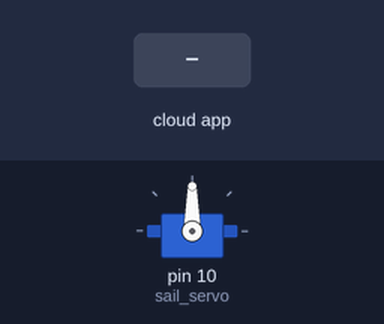
Bench run of a sketch on a simulated Arduino Uno, built with avr-gcc and run on an emulated ATmega328P. Parts: servo. The inputs (shaded band) are chosen by the test bench. The ROS host is connected and sends only what is stated.

Above: at 1.2 s.
1.3 s: the phone or cloud app sets sail to 0
At 2.5 s:
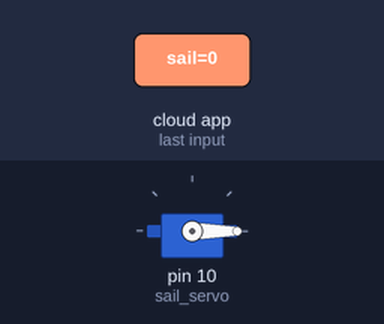
2.8 s: the phone or cloud app sets sail to 45
At 3.9 s:
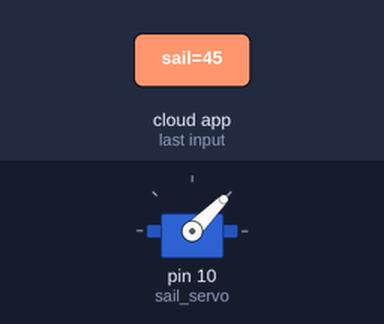
4.3 s: the phone or cloud app sets sail to 180
At 5.0 s:
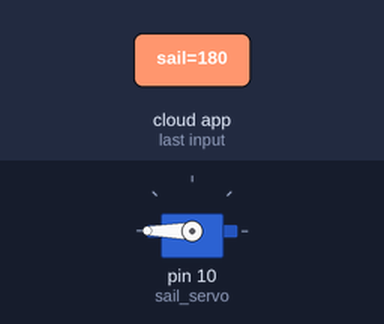
5.8 s: the phone or cloud app sets sail to 90
At 6.1 s:
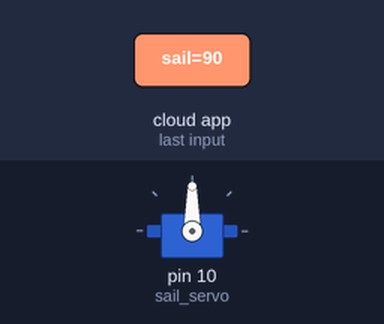
Timing chart, 0 to 8.3 s (numbered marks = the images above; inputs shaded):
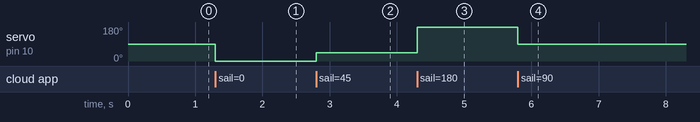

Measured:
- after the input at 1.3 s, servo on pin 10 (sail_servo): 90° → 0° at once
- after the input at 2.8 s, servo on pin 10 (sail_servo): 0° → 45° at once
- after the input at 4.3 s, servo on pin 10 (sail_servo): 45° → 180° at once
- after the input at 5.8 s, servo on pin 10 (sail_servo): 180° → 90° at once

The sketch:

ServoControl.ino
```cpp
/*
 * rosserial Servo Control Example
 */

#include <Arduino.h>

#include <Servo.h>
#include <ros.h>
#include <std_msgs/UInt16.h>

ros::NodeHandle  nh;

//Servo rudder_servo;
Servo sail_servo;

//void rudder_cb( const std_msgs::UInt16& rudder_msg){
// rudder_servo.write(rudder_msg.data); //set servo angle, should be from 0-180
//}
void sail_cb( const std_msgs::UInt16& sail_msg){
  sail_servo.write(sail_msg.data); //set servo angle, should be from 0-180
}


//ros::Subscriber<std_msgs::UInt16> rudder_sub("rudder", rudder_cb);
ros::Subscriber<std_msgs::UInt16> sail_sub("sail", sail_cb);

void setup(){
  nh.initNode();
 // nh.subscribe(rudder_sub);
  nh.subscribe(sail_sub);

 // rudder_servo.attach(9); //attach it to pin 9
  sail_servo.attach(10); //attach it to pin 9
}

void loop(){
  nh.spinOnce();
  delay(1);
}
```
